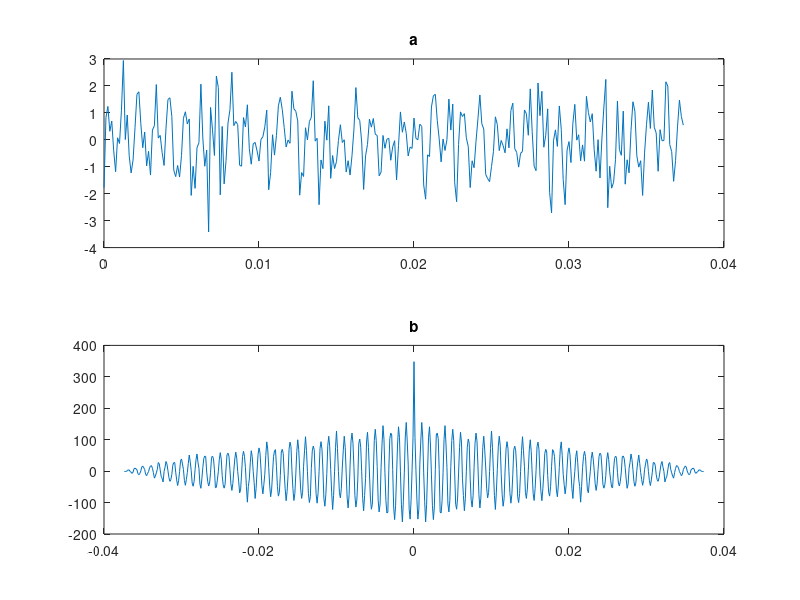

The MATLAB source for this figure:
Fs = 8000;
t = 0 : 1/Fs : 299/Fs;
x = sin(2000*pi*t);
nv = 0.75*randn(1,300);

a = x + nv;
figure
subplot(2,1,1);
plot(t, a);
title('a');

auto = xcorr(a,a);
t2 = -fliplr(t);
nl = min(t)+min(t2);
nh = max(t)+max(t2);

t = nl:1/Fs:nh;
subplot(2,1,2);
plot(t, auto);
title('b');
